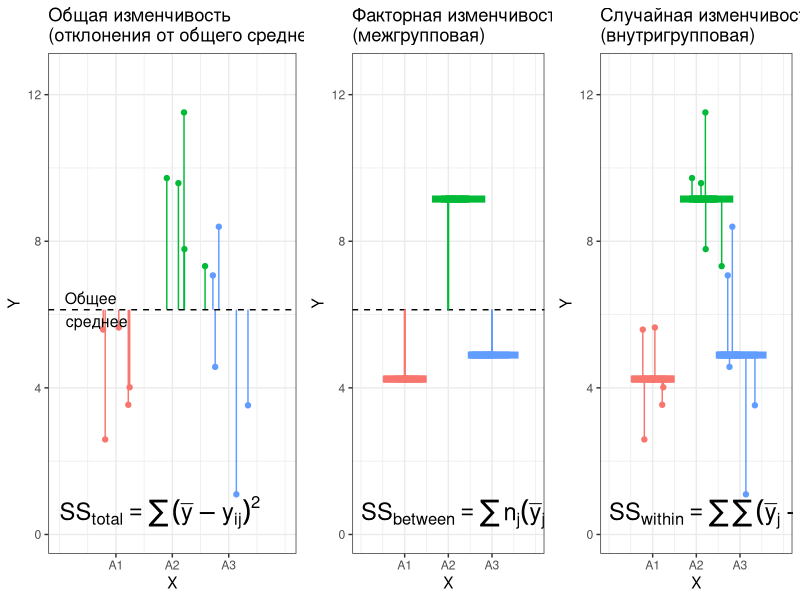
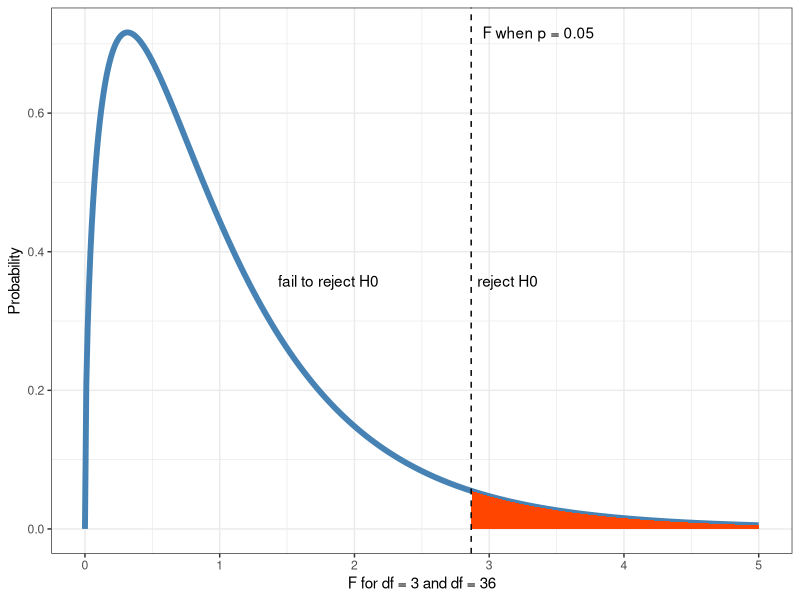
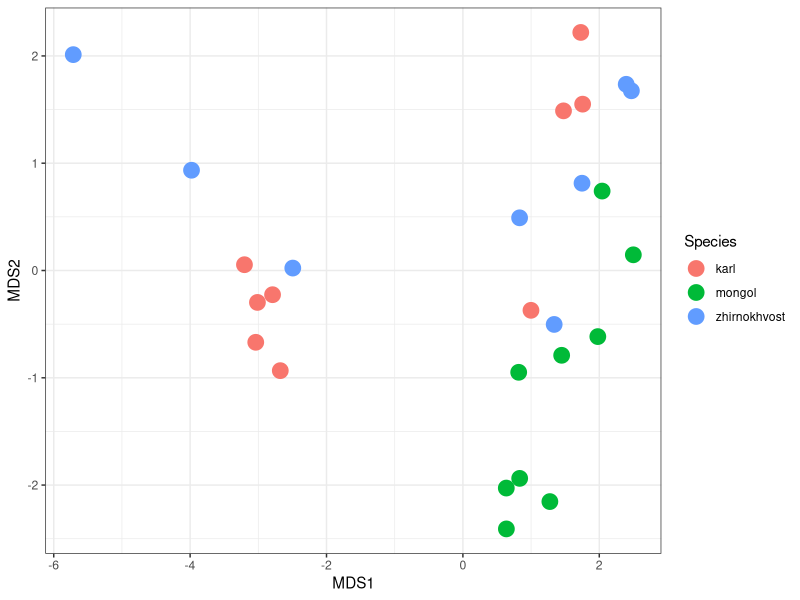
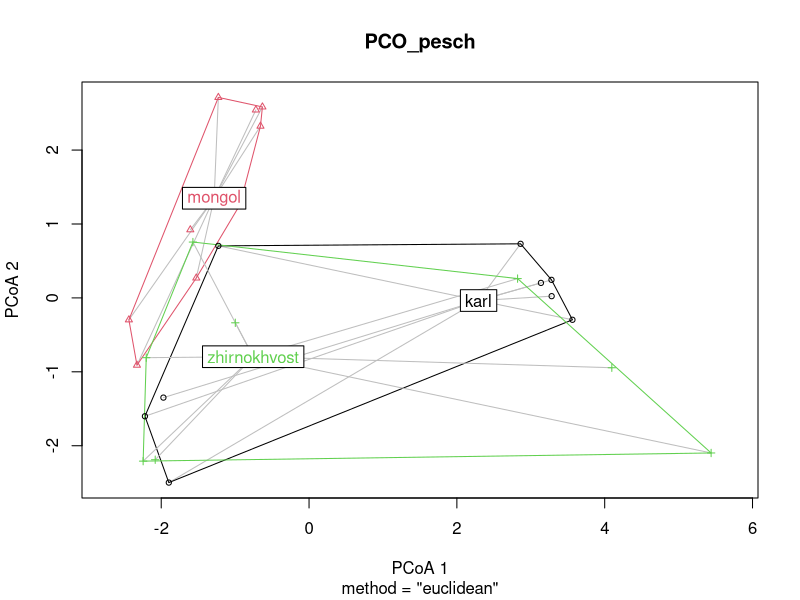
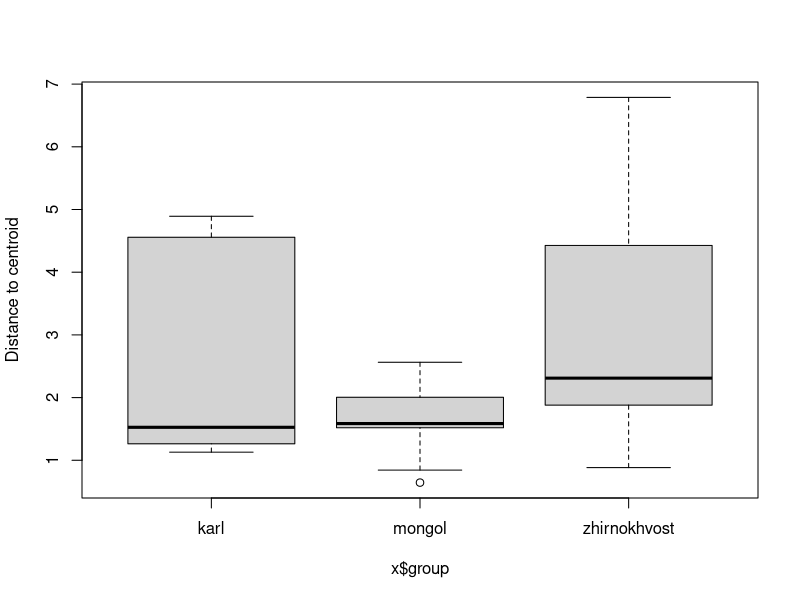
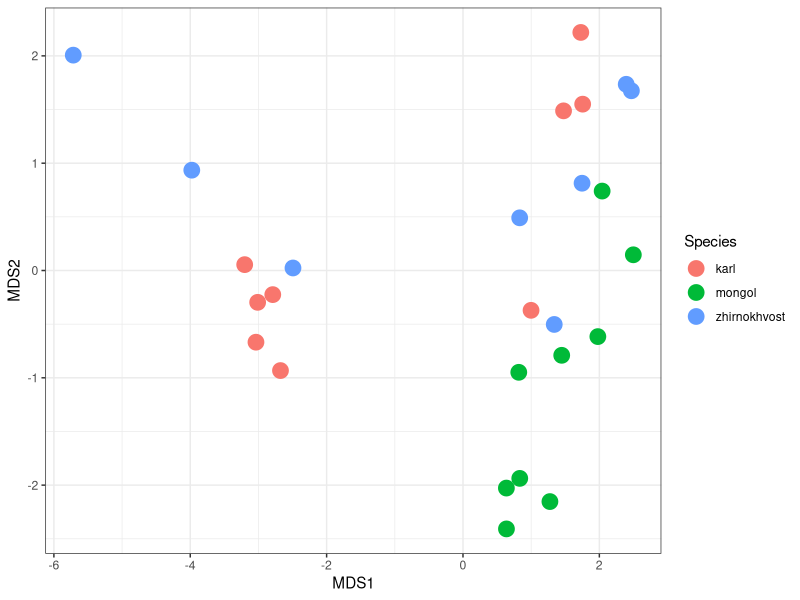

Reproduce these figures in R, in order.
## ---- chunk 1
# output options
options(width = 70, scipen = 6, digits = 3)
library(knitr)
# chunk default options
opts_chunk$set(fig.align='center', tidy = FALSE, fig.width = 7, fig.height = 3, warning = FALSE)
## ---- chunk 2
x <- 2:5
ncomb <- choose(x, 2)
FWER <- 1 - (1 - 0.05)^ncomb
df <- data.frame(x, ncomb, FWER)
colnames(df) <- c("Число средних", "Число сравнений", "&alpha;<sub>familywise</sub>")
library(knitr)
kable(df)
## ---- chunk 3
x <- 2:6
ncomb <- choose(x, 2)
APC <- 0.05 / ncomb
df1 <- data.frame(x, ncomb, APC)
colnames(df1) <- c("Число средних", "Число сравнений", "&alpha;<sub>per comparison</sub>")
library(knitr)
kable(df1)
## ---- chunk 4
n <- 5
alph <- 0.05
dat <- data.frame(
  rank = 1:5,
  p_val = c(0.001, 0.01, 0.035, 0.04, 0.046)
  )

dat$adj <- n - dat$rank + 1
dat$p_adj <- pmin(dat$adj * dat$p_val, 1)
dat$h0 <- ifelse(dat$p_adj <= alph, "Да", "Нет")
frst_neg <- match("Нет", dat$h0)
dat$h0[frst_neg] <- "Нет, и дальше везде сохраняем $H_0$"
dat$h0[(frst_neg + 1):nrow(dat)] <- ""
colnames(dat) <- c("Ранг($j$)", "$\\mathbf{p_{j}}$", "$N - j + 1$",  "$\\mathbf{p^*_{j}} = min{\\{(N - j + 1) \\cdot p_{j},\\;1\\}}$", "Отвергаем $H_0$?")

library(knitr)
kable(dat, format = "markdown")
## ---- chunk 5
library(ggplot2)
theme_set(theme_bw())
library(plyr)
library(gridExtra)
set.seed(3451)
df_anova <- data.frame(X = factor(unlist(lapply(c("A1", "A2", "A3"), rep, times = 5))),
  Y = unlist(lapply(c(3, 8, 5), function(x)rnorm(5, mean = x, sd = 2))))
df_anova$JitterX <- ave(as.numeric(df_anova$X), df_anova$X, FUN = function(x) x + rnorm(length(x), sd = 0.5))
df_anova <- ddply(df_anova, .(X), transform, MeanY = mean(Y))

lims <- range(df_anova$Y) + c(-1, 1)
yannot <- lims[1] + 0.5
gmean <- mean(df_anova$Y, na.rm = TRUE)

gg_anova <- ggplot(df_anova, aes(x = JitterX, y = Y)) + aes(colour = X) + xlab("X") + scale_x_continuous("X", breaks = 1:3, labels = levels(df_anova$X), limits = c(0, 4)) + theme(legend.position = "none") + ylim(lims[1], lims[2])

# Общая изменчивость (отклонения от общего среднего)
gg_anova_total <- gg_anova + 
  geom_point() +
  geom_segment(aes(xend = JitterX, yend = gmean)) +
  geom_hline(yintercept = gmean, linetype = "dashed") + 
  ggtitle("Общая изменчивость\n(отклонения от общего среднего)") +
  annotate("text", label = "Общее\nсреднее", 
           x = 0,  y = gmean, hjust = -0.1, size = 4) + 
  annotate("text", label = "SS[total] == sum((bar(y) - y[ij]))^2", parse = TRUE, x = 0,  y = yannot, hjust = 0, size = 6) 

# Межгрупповая изменчивость (связанная с фактором)
gg_anova_factor <- gg_anova + 
  geom_hline(yintercept = gmean, linetype = "dashed") + 
  geom_text(size = 25,  stat="summary", fun.y = "mean", aes(y = MeanY, label = "-"), vjust = 0.4) + 
  geom_segment(aes(x = as.numeric(X), y = MeanY, xend = as.numeric(X), yend = gmean)) +
  ggtitle("Факторная изменчивость\n(межгрупповая)")+
    annotate("text", label = "SS[between] == sum(n[j](bar(y)[j] - bar(y)))^2", parse = TRUE, x = 0,  y = yannot, hjust = 0, size = 6)

# Внутригрупповая изменчивость (случайная)
gg_anova_error <- gg_anova + 
  geom_point() +
  geom_text(size = 25,  stat="summary", fun.y = "mean", aes(y = MeanY, label = "-"), vjust = 0.4) + 
  geom_segment(aes(xend = JitterX, yend = MeanY)) +
  ggtitle("Случайная изменчивость\n(внутригрупповая)")+
    annotate("text", label = "SS[within] == sum(sum((bar(y) [j] - y[ij])))^2", parse = TRUE, x = 0,  y = yannot, hjust = 0, size = 6)

grid.arrange(gg_anova_total, gg_anova_factor, gg_anova_error, ncol = 3, widths = c(0.38, 0.31, 0.31))
## ---- chunk 6
library(ggplot2)
theme_set(theme_bw())
df_f <- data.frame(x = seq(0, 5, 0.01), y = df(seq(0, 5, 0.01), 3, 36))
F_crit <- qf(p = 0.95, df1 = 3, df2 = 36)
shade <- rbind(c(F_crit, 0), subset(df_f, x > F_crit), c(df_f[nrow(df_f), "x"], 0))

ggplot(data = df_f, aes (x = x, y = y)) + geom_line(size = 2, color = "steelblue") + xlab("F for df = 3 and df = 36") + ylab ("Probability") + geom_polygon(data = shade, aes(x, y), fill = "orangered") + geom_vline(aes(xintercept = F_crit), linetype = "dashed") + annotate(geom = "text", x = F_crit, y = max(df_f$y), label = "F when p = 0.05", hjust = -0.1) + annotate(geom = "text", x = F_crit, y = max(df_f$y)/2, label = "reject H0", hjust = -0.1) + annotate(geom = "text", x = F_crit/2, y = max(df_f$y)/2, label = "fail to reject H0", hjust = 0)
## ---- chunk 7
pesch <- read.csv("data/pesch.csv", header = TRUE, sep = ";")
rmarkdown::paged_table(head(pesch))
## ---- chunk 8
options(digits = 4)
log_pesch <- pesch
log_pesch[, 3:ncol(pesch)] <- log(pesch[, 3:ncol(pesch)] + 1)
head(log_pesch)
## ---- chunk 9
library(ggplot2)
library(vegan)
theme_set(theme_bw())
mds_pesch <- metaMDS(log_pesch[, 3:ncol(pesch)], distance = "euclidian", trace = 0)
mds_pesch <- as.data.frame(mds_pesch$points)
mds_pesch$Species <- pesch$Species
ggplot(mds_pesch, aes(x = MDS1, y = MDS2, colour = Species)) + geom_point(size = 5)
## ---- chunk 10

## ---- chunk 11
library(vegan)
permanova_pesch <- adonis(log_pesch[3:9] ~ log_pesch$Species, method = "euclidean")
permanova_pesch
## ---- chunk 12
permanova_pesch
pvalue <- permanova_pesch$aov.tab$`Pr(>F)`[1]
## ---- chunk 13
dist_pesch <- vegdist(log_pesch[,3:ncol(pesch)], method  = "euclidian")
PCO_pesch <- betadisper(dist_pesch, log_pesch$Species)
## ---- chunk 14
plot(PCO_pesch)
## ---- chunk 15
anova(PCO_pesch)
## ---- chunk 16
boxplot(PCO_pesch)
## ---- chunk 17
library(ggplot2)
#dist_pesch <- vegdist(log_pesch[,3:ncol(pesch)], method = "euclidian")
mds_pesch <- metaMDS(log_pesch[,3:ncol(pesch)], distance = "euclidian", trace = FALSE)
mds_pesch <- as.data.frame(mds_pesch$points)
mds_pesch$Species <- pesch$Species
pl_pesch <- ggplot(mds_pesch, aes(x = MDS1, y = MDS2, colour = Species))
pl_pesch + geom_point(size = 5)
## ---- chunk 18
pairwise_permanova <- function(dat, group, strata = NULL, ...){
  pair <- combn(unique(as.character(group)), 2)
  ncomb <- ncol(pair)
  res <- rep(NA, ncomb)
  for (i in 1:ncomb) {
    filter <- group %in% pair[, i]
    if(is.null(strata)){
      posthoc <- adonis(dat[filter, ] ~ group[filter], ...)$aov.tab$Pr[1]
    } else {
      posthoc <- adonis(dat[filter, ] ~ group[filter], 
                        strata = strata[filter], ...)$aov.tab$Pr[1]
    }
    res[i] <- posthoc
    names(res)[i] <- paste(pair[, i], collapse = " vs. ")
  }
  return(res)
}
## ---- chunk 19
p_vals <- pairwise_permanova(
  dat = log_pesch[, -c(1:2)], group = log_pesch$Species, 
  method = "euclidean", permutations=9999)
p_vals
## ---- chunk 20
p.adjust(p_vals, method = "bonferroni")
## ---- chunk 21
p.adjust(p_vals, method = "holm")
## ---- chunk 22
log_pesch2 <- log_pesch[log_pesch$Species != "zhirnokhvost", ]
## ---- chunk 23
twofact_pesch <- adonis(log_pesch2[,3:ncol(pesch)] ~ Gender * Species,
                        data = log_pesch2, method = "euclidian")
twofact_pesch
## ---- chunk 24
nested_pesch <- adonis(log_pesch2[, 3:ncol(pesch)] ~ Gender, 
                       data = log_pesch2, strata = log_pesch2$Species, 
                       method = "euclidian")
nested_pesch
## ---- chunk 25
com <- read.csv("data/simulated_data.csv", sep = ',', header = T)

# Ошибочный дизай
com_permanova <- adonis(com[,1:2] ~ com$NO3)

# Правильный дизайн
com_permanova2 <- adonis(com[,1:2] ~ com$NO3, strata = com$field)
